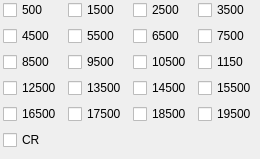
<?xml version="1.0" encoding="UTF-8"?>
<ui version="4.0">
 <class>LayerDockWidget</class>
 <widget class="QDockWidget" name="LayerDockWidget">
  <property name="geometry">
   <rect>
    <x>0</x>
    <y>0</y>
    <width>238</width>
    <height>159</height>
   </rect>
  </property>
  <property name="windowTitle">
   <string>DockWidget</string>
  </property>
  <widget class="QWidget" name="dockWidgetContents">
   <layout class="QGridLayout" name="gridLayout_2">
    <property name="leftMargin">
     <number>3</number>
    </property>
    <property name="topMargin">
     <number>0</number>
    </property>
    <property name="rightMargin">
     <number>3</number>
    </property>
    <property name="bottomMargin">
     <number>3</number>
    </property>
    <item row="0" column="0">
     <layout class="QGridLayout" name="gridLayout">
      <item row="0" column="1">
       <widget class="QCheckBox" name="checkBox_2">
        <property name="text">
         <string>1500</string>
        </property>
       </widget>
      </item>
      <item row="4" column="2">
       <widget class="QCheckBox" name="checkBox_11">
        <property name="text">
         <string>10500</string>
        </property>
       </widget>
      </item>
      <item row="0" column="2">
       <widget class="QCheckBox" name="checkBox_3">
        <property name="text">
         <string>2500</string>
        </property>
       </widget>
      </item>
      <item row="0" column="0">
       <widget class="QCheckBox" name="checkBox">
        <property name="text">
         <string>500</string>
        </property>
        <property name="tristate">
         <bool>false</bool>
        </property>
       </widget>
      </item>
      <item row="0" column="3">
       <widget class="QCheckBox" name="checkBox_4">
        <property name="text">
         <string>3500</string>
        </property>
       </widget>
      </item>
      <item row="6" column="0">
       <widget class="QCheckBox" name="checkBox_13">
        <property name="text">
         <string>12500</string>
        </property>
       </widget>
      </item>
      <item row="6" column="1">
       <widget class="QCheckBox" name="checkBox_14">
        <property name="text">
         <string>13500</string>
        </property>
       </widget>
      </item>
      <item row="4" column="3">
       <widget class="QCheckBox" name="checkBox_12">
        <property name="text">
         <string>1150</string>
        </property>
       </widget>
      </item>
      <item row="6" column="3">
       <widget class="QCheckBox" name="checkBox_16">
        <property name="text">
         <string>15500</string>
        </property>
       </widget>
      </item>
      <item row="2" column="2">
       <widget class="QCheckBox" name="checkBox_7">
        <property name="text">
         <string>6500</string>
        </property>
       </widget>
      </item>
      <item row="6" column="2">
       <widget class="QCheckBox" name="checkBox_15">
        <property name="text">
         <string>14500</string>
        </property>
       </widget>
      </item>
      <item row="2" column="0">
       <widget class="QCheckBox" name="checkBox_5">
        <property name="text">
         <string>4500</string>
        </property>
       </widget>
      </item>
      <item row="2" column="1">
       <widget class="QCheckBox" name="checkBox_6">
        <property name="text">
         <string>5500</string>
        </property>
       </widget>
      </item>
      <item row="2" column="3">
       <widget class="QCheckBox" name="checkBox_8">
        <property name="text">
         <string>7500</string>
        </property>
       </widget>
      </item>
      <item row="10" column="0">
       <spacer name="verticalSpacer">
        <property name="orientation">
         <enum>Qt::Vertical</enum>
        </property>
        <property name="sizeHint" stdset="0">
         <size>
          <width>20</width>
          <height>40</height>
         </size>
        </property>
       </spacer>
      </item>
      <item row="8" column="0">
       <widget class="QCheckBox" name="checkBox_17">
        <property name="text">
         <string>16500</string>
        </property>
       </widget>
      </item>
      <item row="4" column="1">
       <widget class="QCheckBox" name="checkBox_10">
        <property name="text">
         <string>9500</string>
        </property>
       </widget>
      </item>
      <item row="4" column="0">
       <widget class="QCheckBox" name="checkBox_9">
        <property name="text">
         <string>8500</string>
        </property>
       </widget>
      </item>
      <item row="8" column="2">
       <widget class="QCheckBox" name="checkBox_19">
        <property name="text">
         <string>18500</string>
        </property>
       </widget>
      </item>
      <item row="8" column="3">
       <widget class="QCheckBox" name="checkBox_20">
        <property name="text">
         <string>19500</string>
        </property>
       </widget>
      </item>
      <item row="8" column="1">
       <widget class="QCheckBox" name="checkBox_18">
        <property name="text">
         <string>17500</string>
        </property>
       </widget>
      </item>
      <item row="9" column="0">
       <widget class="QCheckBox" name="checkBox_21">
        <property name="text">
         <string>CR</string>
        </property>
       </widget>
      </item>
     </layout>
    </item>
   </layout>
  </widget>
 </widget>
 <resources/>
 <connections/>
</ui>
